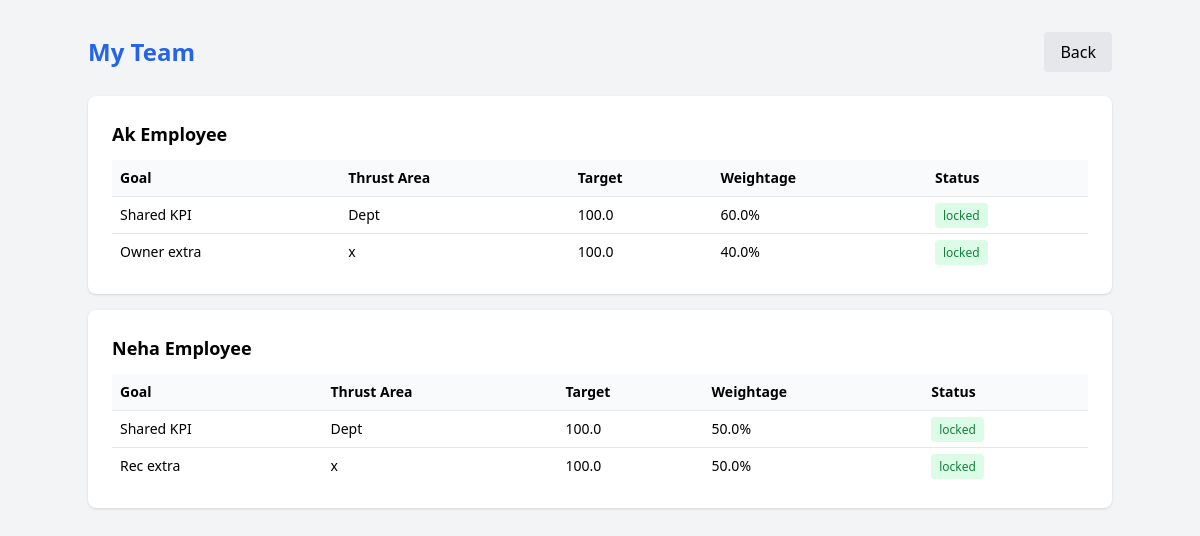
Page /manager/team (signed in) on the earlier database version.
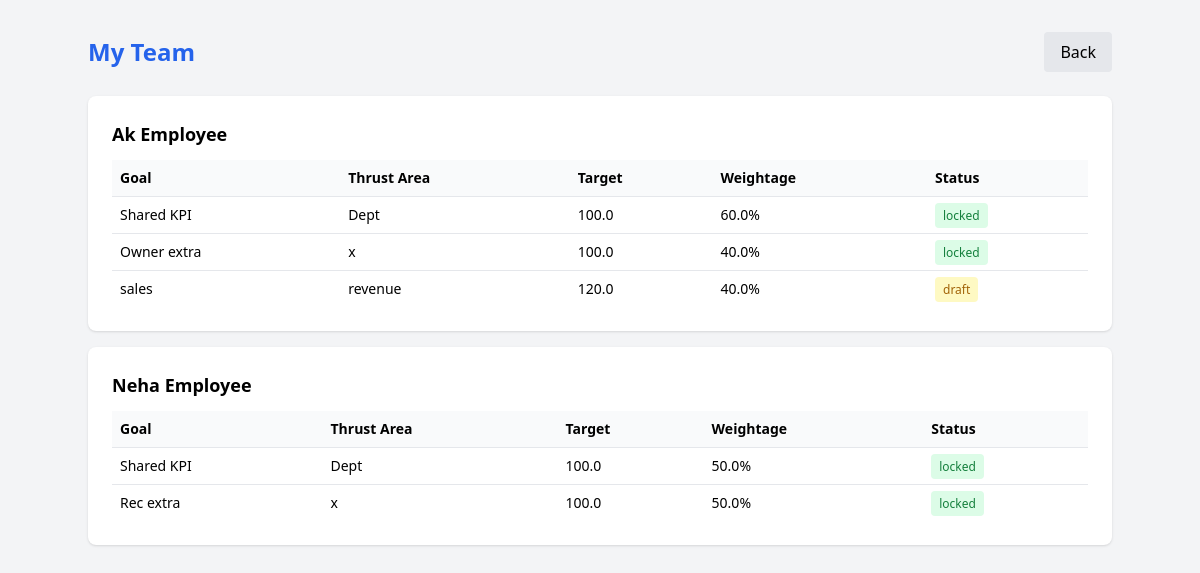
Same page on the later database version.
### app/models.py (models this page shows)
class User(Base):
    __tablename__ = "users"
    id = Column(Integer, primary_key=True, index=True)
    name = Column(String, nullable=False)
    email = Column(String, unique=True, nullable=False)
    password = Column(String, nullable=False)
    role = Column(String, nullable=False)  # employee / manager / admin
    manager_id = Column(Integer, ForeignKey("users.id"), nullable=True)
    manager = relationship("User", remote_side=[id], backref="team")
    goals = relationship("Goal", back_populates="employee")

class Goal(Base):
    __tablename__ = "goals"
    id = Column(Integer, primary_key=True, index=True)
    employee_id = Column(Integer, ForeignKey("users.id"), nullable=False)
    title = Column(String, nullable=False)
    thrust_area = Column(String, nullable=False)
    uom_type = Column(String, nullable=False)  # min / max / zero / timeline
    target = Column(Float, nullable=False)
    weightage = Column(Float, nullable=False)
    status = Column(String, default="draft")  # draft / submitted / approved / locked
    is_shared = Column(Boolean, default=False)
    parent_goal_id = Column(Integer, ForeignKey("goals.id"), nullable=True)
    created_at = Column(DateTime, default=datetime.utcnow)
    employee = relationship("User", back_populates="goals")
    achievements = relationship("Achievement", back_populates="goal")
    audit_logs = relationship("AuditLog", back_populates="goal")

### app/routes/manager.py (the view)
@router.get("/team")
def team_goals(request: Request, user=Depends(require_manager), db: Session = Depends(get_db)):
    team = get_team(db, user.id)
    team_goals = {member: db.query(Goal).filter(Goal.employee_id == member.id).all() for member in team}
    return templates.TemplateResponse(request, "manager/team.html", {
        "user": user,
        "team_goals": team_goals,
    })

### app/templates/manager/team.html (shortened to what this page needs)
<!DOCTYPE html>
<html>
<head>
    <script src="https://cdn.tailwindcss.com"></script>
</head>
<body class="bg-gray-100 p-8">
<div class="max-w-5xl mx-auto">
    <div class="flex justify-between items-center mb-6">
        <h1 class="text-2xl font-bold text-blue-600">My Team</h1>
        <a href="/manager/dashboard" class="bg-gray-200 px-4 py-2 rounded">Back</a>
    </div>
    {% for member, goals in team_goals.items() %}
    <div class="bg-white rounded-lg shadow p-6 mb-4">
        <h2 class="font-semibold text-lg mb-3">{{ member.name }}</h2>
        {% if goals %}
        <table class="w-full text-sm">
            <thead>
                <tr class="bg-gray-50">
                    <th class="p-2 text-left">Goal</th>
                    <th class="p-2 text-left">Thrust Area</th>
                    <th class="p-2 text-left">Target</th>
                    <th class="p-2 text-left">Weightage</th>
                    <th class="p-2 text-left">Status</th>
                </tr>
            </thead>
            <tbody>
                {% for goal in goals %}
                <tr class="border-t">
                    <td class="p-2">{{ goal.title }}</td>
                    <td class="p-2">{{ goal.thrust_area }}</td>
                    <td class="p-2">{{ goal.target }}</td>
                    <td class="p-2">{{ goal.weightage }}%</td>
                    <td class="p-2">
                        <span class="px-2 py-1 rounded text-xs
                            {% if goal.status == 'draft' %}bg-yellow-100 text-yellow-700
                            {% elif goal.status == 'submitted' %}bg-blue-100 text-blue-700
                            {% elif goal.status == 'locked' %}bg-green-100 text-green-700
                            {% endif %}">
                            {{ goal.status }}
                        </span>
                    </td>
                </tr>
                {% endfor %}
            </tbody>
        </table>
        {% else %}
        <p class="text-gray-500 text-sm">No goals created yet.</p>
        {% endif %}
    </div>
    {% endfor %}
</div>
</body>
</html>

Differences in the rows shown:
added Goal: title "sales", thrust_area "revenue", target "120.0", weightage "40.0", status "draft", shown under User "Ak Employee"
